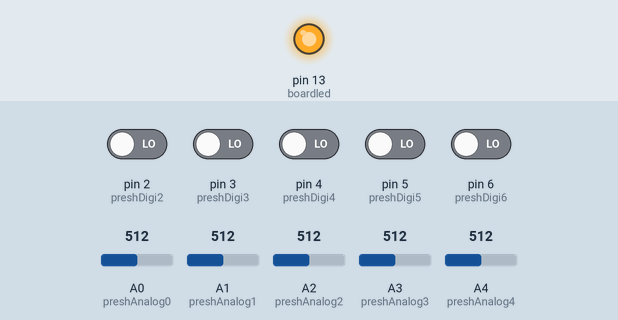
Simulated run of this sketch. Board: Arduino Uno, built with avr-gcc and run on an emulated ATmega328P. Shown: output pins drawn as LEDs (lit = HIGH). Inputs (shaded band) come from the test bench; at power-on: pin 2 (preshDigi2), pin 3 (preshDigi3), pin 4 (preshDigi4), pin 5 (preshDigi5), pin 6 (preshDigi6) LOW, A0 (preshAnalog0) = 512, A1 (preshAnalog1) = 512, A2 (preshAnalog2) = 512, A3 (preshAnalog3) = 512, A4 (preshAnalog4) = 512. What the sketch prints to the serial monitor is not drawn.

Above: at 0.1 s.
At 0.6 s:
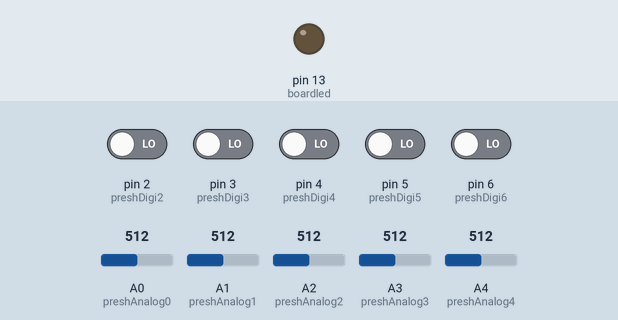
Timing chart, 0 to 2.1 s (numbered marks = the images above):
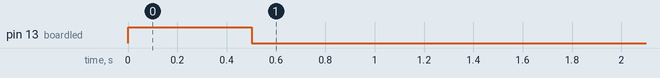

The sketch:

pressureToBluetooth.ino
```cpp
// This is a test for using the digital and analog pressure sensors for our project.
//
// Usage: If you squeeze the pressure sensor, pin13 LED should blink a certain number of times.

// initialize the library with the numbers of the interface pins

#include <SoftwareSerial.h>

int preshAnalog0 = 0;
int preshAnalog0Read;

int preshAnalog1 = 1;
int preshAnalog1Read;

int preshAnalog2 = 2;
int preshAnalog2Read;

int preshAnalog3 = 3;
int preshAnalog3Read;

int preshAnalog4 = 4;
int preshAnalog4Read;

int preshDigi2 = 2;
int preshDigi2Read;

int preshDigi3 = 3;
int preshDigi3Read;

int preshDigi4 = 4;
int preshDigi4Read;

int preshDigi5 = 5;
int preshDigi5Read;

int preshDigi6 = 6;
int preshDigi6Read;

// The threshold for Analog Data
int preshAnalogThresh = 500;

// The digital pin for the led
int boardled = 13;

// Character Tracking Variables
char defaultChar = 'Z';
char lastCharRead = defaultChar;
char currCharRead = defaultChar;

// Temporary Variables (Replace these later!)
int numblinks = 0;

void setup() {
  // set up the LCD's number of columns and rows:
  pinMode(boardled, OUTPUT);

  Serial.begin(9600);
}

void loop() {
  preshAnalog0Read = analogRead(preshAnalog0);
  preshAnalog1Read = analogRead(preshAnalog1);
  preshAnalog2Read = analogRead(preshAnalog2);
  preshAnalog3Read = analogRead(preshAnalog3);
  preshAnalog4Read = analogRead(preshAnalog4);

  preshDigi2Read = digitalRead(preshDigi2);
  preshDigi3Read = digitalRead(preshDigi3);
  preshDigi4Read = digitalRead(preshDigi4);
  preshDigi5Read = digitalRead(preshDigi5);
  preshDigi6Read = digitalRead(preshDigi6);

  // Use to debug data reads.
  //printPressureReads();

  // Translate the reading to a character.
  if (preshAnalog0Read > preshAnalogThresh) {
    currCharRead = '0';
  } else if (preshAnalog1Read > preshAnalogThresh) {
    currCharRead = '1';
  } else if (preshAnalog2Read > preshAnalogThresh) {
    currCharRead = '2';
  } else if (preshAnalog3Read > preshAnalogThresh) {
    currCharRead = '3';
  } else if (preshAnalog4Read > preshAnalogThresh) {
    currCharRead = '4';
  } else if (preshDigi6Read == HIGH) {
    currCharRead = '5';
  } else if (preshDigi5Read == HIGH) {
    currCharRead = '6';
  } else if (preshDigi4Read == HIGH) {
    currCharRead = '7';
  } else if (preshDigi3Read == HIGH) {
    currCharRead = '8';
  } else if (preshDigi2Read == HIGH) {
    currCharRead = '9';
  } else {
    currCharRead = 'Z';
  }

  // If we detect a character change.
  if (currCharRead != lastCharRead) {
    /*
    Serial.print("State Change = ");
    Serial.print(currCharRead);
    Serial.print("\n");
    */

    if(currCharRead != defaultChar) {
      Serial.write(currCharRead);
      Serial.write("\n");
      //Serial.print(currCharRead);
      //Serial.print("\n");
      // Indicates a character change
      blink(1, 500);
    }

    lastCharRead = currCharRead;
  }

  delay(10);
}

void blink(int numBlinks, int bDelay) {
  while (numBlinks > 0){
    digitalWrite(boardled, HIGH);   // turn the LED on (HIGH is the voltage level)
    delay(bDelay);
    digitalWrite(boardled, LOW);   // turn the LED on (HIGH is the voltage level)
    delay(bDelay);
    numBlinks--;
  }
}

void printPressureReads() {
  Serial.print(preshAnalog0Read);
  Serial.print(", ");
  Serial.print(preshAnalog1Read);
  Serial.print(", ");
  Serial.print(preshAnalog2Read);
  Serial.print(", ");
  Serial.print(preshAnalog3Read);
  Serial.print(", ");
  Serial.print(preshAnalog4Read);
  Serial.print(", ");
  Serial.print(preshDigi6Read);
  Serial.print(", ");
  Serial.print(preshDigi5Read);
  Serial.print(", ");
  Serial.print(preshDigi4Read);
  Serial.print(", ");
  Serial.print(preshDigi3Read);
  Serial.print(", ");
  Serial.print(preshDigi2Read);
  Serial.print("\n");
}
```

Measured:
- by itself, pin 13 (boardled): LOW → HIGH at 0.00 s, → LOW 0.50 s later
